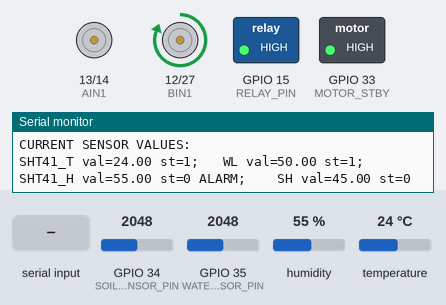
This program was run on a simulated ESP32. Shown: motor-driver pin pairs drawn as motors (green arrow = first pin HIGH = forward, orange = second pin HIGH = backward, longer = more drive, scaled by the enable pin, stopped while the standby pin is LOW), switched loads named in the program (green lamp = pin HIGH), the last lines printed to the serial monitor. The inputs (shaded band) are chosen by the test bench; at power-on: temperature 24 °C, GPIO 34 (SOIL_SENSOR_PIN) = 2048, GPIO 35 (WATER_SENSOR_PIN) = 2048, humidity 55 %.

Above: at 2.2 s.
2.3 s: temperature set to 25.7 °C
At 4.9 s:
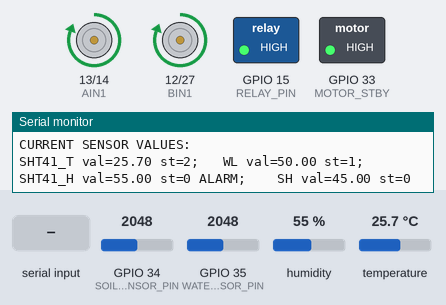
5.6 s: GPIO 34 (SOIL_SENSOR_PIN) set to 1902
At 8.9 s:
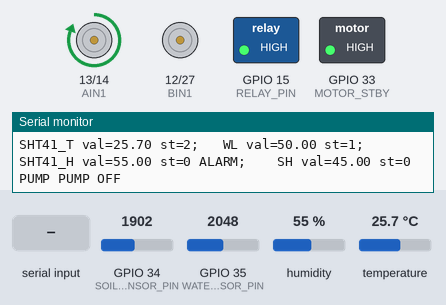
9.6 s: "SET_T_MIN 90\n" received over Serial
At 14.7 s:
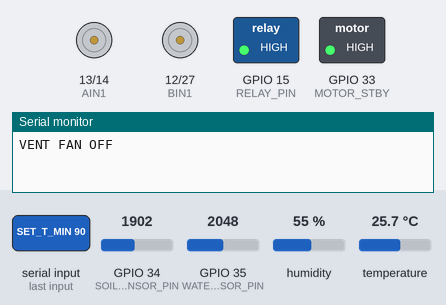
Timing chart, 0 to 16.2 s (numbered marks = the images above; inputs shaded):
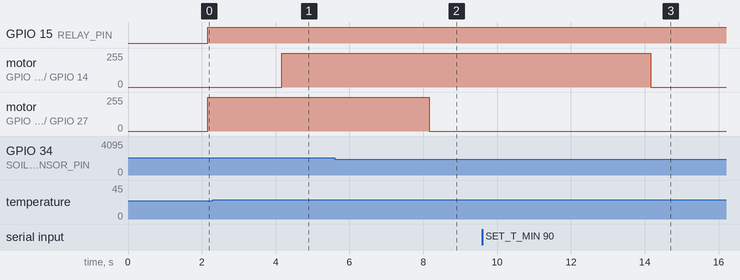

Measured:
- the behaviour switches between 25 and 25.1 °C on temperature (found by bisection; images 0 and 1)
- the behaviour switches between 1941 and 1940 on GPIO 34 (SOIL_SENSOR_PIN) (found by bisection; images 1 and 2)
- after the input at 2.3 s, motor on GPIO 13 (AIN1) / GPIO 14 (AIN2): stopped → forward 255/255 after 1.9 s
- after the input at 5.6 s, motor on GPIO 12 (BIN1) / GPIO 27 (BIN2): forward 255/255 → stopped after 2.6 s
- after the input at 9.6 s, motor on GPIO 13 (AIN1) / GPIO 14 (AIN2): forward 255/255 → stopped after 4.6 s

The program:

main.cpp
```cpp
#include <Arduino.h>
#include "logic.h"
#include "esp_sensors.h"
#include "actuators.h"
#include "serial_control.h"

unsigned long last_sensor_read = 0;
const unsigned long SENSOR_INTERVAL = 2000;

void setup() {
  Serial.begin(115200);
  delay(1000);

  Serial.println("ESP32 GROWBOX STARTED!");

  // Инициализация железа
  init_sensors();
  init_actuators();

  // Связываем датчик температуры и влажности (SHT41 измеряет оба параметра)
  tmp.linked_sensor = &hmt;

  // Применяем начальный режим (день)
  tmp.set_range(day_mode.tmpr);
  hmt.set_range(day_mode.hmtr);
  shmt.set_range(day_mode.shmtr);
  wtl.set_range(day_mode.wtlr);

  Serial.println("GrowBox initialized. Type HELP for commands.");
}

void loop() {
  // 1. Обработка команд из Serial (вынесено в serial_control.cpp)
  handle_serial_command();

  // 2. Периодическое чтение датчиков и управление актуаторами
  if (millis() - last_sensor_read >= SENSOR_INTERVAL) {
    last_sensor_read = millis();

    // Чтение датчиков
    tmp.read_value();
    wtl.read_value();
    shmt.read_value();

    // Проверка алармов
    tmpMsg.controlling(s);
    wtlMsg.controlling(s);
    hmtMsg.controlling(s);

    // Управление актуаторами
    pump.controlling(s);
    vent.controlling(s);

    // Управление лампой по режиму день/ночь
    if (is_day_mode && !lamp.is_working()) {
      lamp.pin_turn_on();
    } else if (!is_day_mode && lamp.is_working()) {
      lamp.pin_turn_off();
    }

    // Периодическая отправка состояния
    msgmanager.controlling(s);

  }
}
```

actuators.cpp
```cpp
#include <Arduino.h>
#include "actuators.h"

// TB6612
#define AIN1 13
#define AIN2 14
#define PWMA 26

#define BIN1 12
#define BIN2 27
#define PWMB 25

#define MOTOR_STBY 33

// MOSFET
#define RELAY_PIN 15

#define POWER_PUMP 255
#define POWER_FAN 255

void init_actuators() {
    pinMode(AIN1, OUTPUT);
    pinMode(AIN2, OUTPUT);
    pinMode(PWMA, OUTPUT);

    pinMode(BIN1, OUTPUT);
    pinMode(BIN2, OUTPUT);
    pinMode(PWMB, OUTPUT);

    pinMode(MOTOR_STBY, OUTPUT);
    pinMode(RELAY_PIN, OUTPUT);

    digitalWrite(MOTOR_STBY, HIGH);

    rule_pump(false);
    rule_fan(false);
    rule_led(false);
}

void rule_pump(bool is_on) {
    digitalWrite(BIN1, is_on ? HIGH : LOW);
    digitalWrite(BIN2, LOW);
    analogWrite(PWMB, is_on ? POWER_PUMP : 0);
}

void rule_fan(bool is_on) {
  digitalWrite(AIN1, is_on ? HIGH : LOW);
  digitalWrite(AIN2, LOW);
  analogWrite(PWMA, is_on ? POWER_FAN : 0);
}


void rule_led(bool is_on) {
    digitalWrite(RELAY_PIN, is_on ? HIGH : LOW);
}
```

actuators.h
```cpp
#ifndef ACTUATORS_H
#define ACTUATORS_H

void init_actuators();

void rule_pump(bool is_on);
void rule_fan(bool is_on);
void rule_led(bool is_on);

#endif
```

esp_sensors.cpp
```cpp
#include <Arduino.h>
#include <Wire.h>
#include <Adafruit_SHT4x.h>

#include "esp_sensors.h"


Adafruit_SHT4x sht4;

void init_sensors() {
    Wire.begin(21, 22);

    if (!sht4.begin()) {
        Serial.println("SHT41 not found!");
    }
}

float read_temperature() {
    sensors_event_t humidity, temperature;
    sht4.getEvent(&humidity, &temperature);

    return temperature.temperature;
}

float read_air_humidity() {
    sensors_event_t humidity, temperature;
    sht4.getEvent(&humidity, &temperature);

    return humidity.relative_humidity;
}

int read_humidity_soil() {

    int raw_value = analogRead(SOIL_SENSOR_PIN);
    int humidity = map(raw_value, SOIL_DRY, SOIL_WET, 0, 100);

    return constrain(humidity, 0, 100);
}

int read_water_level() {

    int raw_value = analogRead(WATER_SENSOR_PIN);
    int level = map(raw_value, WATER_EMPTY, WATER_FULL, 0, 100);

    return constrain(level, 0, 100);
}
```

esp_sensors.h
```cpp
#ifndef ESP_SENSORS_H
#define ESP_SENSORS_H

// Пины датчиков
#define SOIL_SENSOR_PIN 34
#define WATER_SENSOR_PIN 35

// Калибровка влажности почвы
#define SOIL_DRY 3080   // Значение в сухой почве
#define SOIL_WET 800   // Значение в мокрой почве

// Калибровка уровня воды
#define WATER_EMPTY 0  // Значение при пустом резервуаре
#define WATER_FULL 4095  // Значение при полном резервуаре

void init_sensors();

float read_temperature();
float read_air_humidity();
int read_humidity_soil();
int read_water_level();

#endif
```

logic.cpp
```cpp
#include "logic.h"
// Подключаем ваши файлы работы с железом
#include "esp_sensors.h"
#include "actuators.h"

// --- CSensor ---
CSensor::CSensor(String name, int p, Range r) {
  value = 0; logic_value = LOGIC_LOW; pin = p; sensor_name = name; range = r;
}
void CSensor::set_logic_value() {
  if (value < range.min) logic_value = LOGIC_LOW;
  else if (value > range.max) logic_value = LOGIC_HIGH;
  else logic_value = NORM;
}
void CSensor::read_value() {
  read_sensor_value();
  set_logic_value();
  // print_debug("Read " + sensor_to_string());
}
void CSensor::set_value(float v) { value = v; set_logic_value(); }
void CSensor::set_range(Range r) { range = r; set_logic_value(); }

String CSensor::sensor_to_string() {
  return sensor_name + " val=" + String(value, 2) + " st=" + String(logic_value);
}

// --- Реализация чтения датчиков (Связь с esp_sensors.cpp) ---
void CTempSensor::read_sensor_value() {
  float t = read_temperature();
  float h = read_air_humidity();
  set_value(t);
  if (linked_sensor != NULL) linked_sensor->set_value(h);
}
void CSoilHumidity::read_sensor_value() { set_value(read_humidity_soil()); }
void CWaterLevel::read_sensor_value() { set_value(read_water_level()); }

// --- CActuator ---
CActuator::CActuator(String sname, unsigned long pwt, int p) {
  PLAN_WORKTIME = pwt; pin = p; name = sname;
}
bool CActuator::is_working() { return isWorking; }
void CActuator::start(Sensors s) {
  if ((worktime < 2) && (uniq_start(s))) {
    if (!isWorking) { pin_turn_on(); isWorking = true; }
  } else return;
  worktime += PLAN_WORKTIME; sleeptime = 0;
}
void CActuator::stop(Sensors s) {
  if (!is_working()) return;
  if (uniq_stop(s) || (worktime == 0)) {
    pin_turn_off(); worktime = 0; isWorking = false;
  }
}
void CActuator::change_timers() {
  if (worktime > 0) worktime--;
  else if (sleeptime > 0) sleeptime--;
}
void CActuator::controlling(Sensors s) { start(s); stop(s); change_timers(); }

// --- Актуаторы (Связь с actuators.cpp) ---
void CVent::pin_turn_on() { rule_fan(true); print_debug(name + " FAN ON"); }
void CVent::pin_turn_off() { rule_fan(false); print_debug(name + " FAN OFF"); }
bool CVent::uniq_start(Sensors s) { return (s.t->get_lv() == LOGIC_HIGH || s.h_air->get_lv() == LOGIC_HIGH); }

void CPump::pin_turn_on() { rule_pump(true); print_debug(name + " PUMP ON"); }
void CPump::pin_turn_off() { rule_pump(false); print_debug(name + " PUMP OFF"); }
bool CPump::uniq_start(Sensors snrs) {
  return (snrs.h_ground->get_lv() == LOGIC_LOW) && (snrs.water_level->get_lv() != LOGIC_LOW);
}

void CLamp::pin_turn_on() { rule_led(true);
    //print_debug(name + " LED ON");
    }
void CLamp::pin_turn_off() { rule_led(false); print_debug(name + " LED OFF"); }
bool CLamp::uniq_start(Sensors snrs) { return false; } // Логика дня/ночи реализуется в main

// --- Менеджер сообщений ---
CManagerMsg::CManagerMsg(Sensors* s, String name, unsigned long t, int pin) : CActuator(name, t, pin) { sensors = s; }


void CManagerMsg::pin_turn_on() {
  String msg1 = sensors->t->sensor_to_string() + (sensors->t->user_control ? " ALARM;   " : ";   ");
  msg1 += sensors->water_level->sensor_to_string() + (sensors->water_level->user_control ? " ALARM;   " : ";    ");
  msg1 += sensors->h_air->sensor_to_string() + (sensors->h_air->user_control ? " ALARM;    " : ";    ");

  msg1 += sensors->h_ground->sensor_to_string();
  print_debug("CURRENT SENSOR VALUES:");
  print_debug(msg1);
  //print_debug(msg2);
}
bool CManagerMsg::uniq_start(Sensors s) { return (worktime == 0 && !isWorking); }
void CManagerMsg::controlling(Sensors s) {
  if (alarm_msg) { pin_turn_on(); alarm_msg = false; }
  else start(s);
  change_timers(); stop(s);
}

// --- Алармы ---
CAlarmMsg::CAlarmMsg(String name, CSensor* sensor, unsigned long t, CManagerMsg* m) : CActuator(name, t, 0) { s = sensor; manager = m; }
void CAlarmMsg::pin_turn_on() {
  print_debug("ALARM: " + name + " LOGIC_LOW " + s->sensor_to_string());
  manager->alarm_msg = true; s->user_control = true;
}
void CAlarmMsg::pin_turn_off() {
  print_debug("NORM: " + name + " " + s->sensor_to_string());
  manager->alarm_msg = true; s->user_control = false;
}
bool CAlarmMsg::uniq_start(Sensors snrs) { return (this->s->logic_value == LOGIC_LOW); }
bool CAlarmMsg::uniq_stop(Sensors snrs)  { return (this->s->logic_value != LOGIC_LOW); }

// --- Глобальные переменные и инициализация ---
parameters day_mode = {{18, 25}, {80, 100}, {50, 70}, {40, 100}, 5, 3, 4, 8, 0, 0};
parameters night_mode = {{16, 22}, {50, 70}, {50, 70}, {20, 100}, 5, 3, 4, 8, 0, 0};

CTempSensor tmp("SHT41_T", 0, day_mode.tmpr);
CHumiditySensor hmt("SHT41_H", 0, day_mode.hmtr);
CSoilHumidity shmt("SH", 0, day_mode.shmtr);
CWaterLevel wtl("WL", 0, day_mode.wtlr);
Sensors s = {&tmp, &hmt, &shmt, &wtl};

CPump pump("PUMP", 3, 0);
CVent vent("VENT", 5, 0);
CLamp lamp("LAMP", 0, 0);
CManagerMsg msgmanager(&s, "EventMgr", 10, 0);
CAlarmMsg wtlMsg("WLA", &wtl, 3, &msgmanager);
CAlarmMsg tmpMsg("TMPA", &tmp, 3, &msgmanager);
CAlarmMsg hmtMsg("HMA", &hmt, 3, &msgmanager);

void print_debug(String s) {
  Serial.println(s);
}

unsigned long last_tick = 0;
void tick_timers() {
  // Уменьшаем таймеры раз в 1 секунду (1000 мс)
  if (millis() - last_tick >= 1000) {
    last_tick = millis();
    // Здесь можно вызывать change_timers() для всех актуаторов,
    // но в вашей логике это уже делается внутри controlling()
  }
}


//SET_H_MIN 20
```

logic.h
```cpp
#ifndef LOGIC_H
#define LOGIC_H

#include <Arduino.h>

typedef struct {
  float min;
  float max;
} Range;

enum Logic_value { LOGIC_LOW, NORM, LOGIC_HIGH };

class CSensor {
public:
  Range range;
  float value;
  Logic_value logic_value;
  int pin;
  String sensor_name;
  bool user_control = false;

  virtual void read_sensor_value() = 0;
  virtual void set_logic_value();
  Logic_value get_lv() { return logic_value; }
  virtual void read_value();
  void set_value(float v);
  void set_range(Range r);

  CSensor(String name, int p, Range r);
  String sensor_to_string();
};

class CTempSensor : public CSensor {
public:
  using CSensor::CSensor;
  CSensor* linked_sensor;
  void read_sensor_value() override;
};

class CHumiditySensor : public CSensor {
public:
  using CSensor::CSensor;
  void read_sensor_value() override { return; } // Значение берется из CTempSensor
};

class CSoilHumidity : public CSensor {
public:
  using CSensor::CSensor;
  void read_sensor_value() override;
};

class CWaterLevel : public CSensor {
public:
  using CSensor::CSensor;
  void read_sensor_value() override;
};

typedef struct {
  CSensor* t;
  CSensor* h_air;
  CSensor* h_ground;
  CSensor* water_level;
} Sensors;

class CActuator {
public:
  int pin = 0;
  unsigned long worktime = 0;
  unsigned long sleeptime = 0;
  unsigned long PLAN_WORKTIME = 0;
  bool isWorking = false;
  String name;

  CActuator(String name, unsigned long pwt, int p);
  bool is_working();
  virtual void pin_turn_on() = 0;
  virtual void pin_turn_off() = 0;
  virtual void start(Sensors s);
  virtual bool uniq_start(Sensors s) = 0;
  virtual void stop(Sensors s);
  virtual bool uniq_stop(Sensors s) { return false; }
  void change_timers();
  virtual void controlling(Sensors s);
};

class CVent : public CActuator {
public:
  using CActuator::CActuator;
  void pin_turn_on() override;
  void pin_turn_off() override;
  bool uniq_start(Sensors s) override;
};

class CManagerMsg : public CActuator {
public:
  Sensors* sensors;
  bool alarm_msg = false;
  CManagerMsg(Sensors* s, String name, unsigned long t, int pin);
  void pin_turn_on() override;
  void pin_turn_off() override { return; }
  bool uniq_start(Sensors s) override;
  void controlling(Sensors s) override;
};

class CAlarmMsg : public CActuator {
public:
  CSensor* s;
  CManagerMsg* manager;
  CAlarmMsg(String name, CSensor* sensor, unsigned long t, CManagerMsg* m);
  void pin_turn_on() override;
  void pin_turn_off() override;
  bool uniq_start(Sensors s) override;
  bool uniq_stop(Sensors s) override;
};

class CPump : public CActuator {
public:
  using CActuator::CActuator;
  void pin_turn_on() override;
  void pin_turn_off() override;
  bool uniq_start(Sensors snrs) override;
};

class CLamp : public CActuator {
public:
  unsigned long start_time;
  unsigned long end_time;
  using CActuator::CActuator;
  void pin_turn_on() override;
  void pin_turn_off() override;
  bool uniq_start(Sensors snrs) override;
};

struct parameters {
  Range tmpr, hmtr, shmtr, wtlr;
  unsigned long vent_worktime;
  unsigned long pump_worktime;
  unsigned long alarm_msg_repeate_time;
  unsigned long msg_repeate_time;
  unsigned long start_day_mode;
  unsigned long start_night_mode;
};

extern parameters day_mode;
extern parameters night_mode;
extern CTempSensor tmp;
extern CHumiditySensor hmt;
extern CSoilHumidity shmt;
extern CWaterLevel wtl;
extern Sensors s;
extern CPump pump;
extern CVent vent;
extern CLamp lamp;
extern CManagerMsg msgmanager;
extern CAlarmMsg wtlMsg;
extern CAlarmMsg tmpMsg;
extern CAlarmMsg hmtMsg;

void print_debug(String s);
void tick_timers(); // Функция для уменьшения таймеров каждый такт (например, раз в секунду)

#endif
```

serial_control.cpp
```cpp
#include "serial_control.h"
#include "logic.h"

// Флаг режима дня/ночи
bool is_day_mode = true;

// Вспомогательная функция для применения режима к датчикам
static void apply_mode_to_sensors() {
  if (is_day_mode) {
    tmp.set_range(day_mode.tmpr);
    hmt.set_range(day_mode.hmtr);
    shmt.set_range(day_mode.shmtr);
    wtl.set_range(day_mode.wtlr);
  } else {
    tmp.set_range(night_mode.tmpr);
    hmt.set_range(night_mode.hmtr);
    shmt.set_range(night_mode.shmtr);
    wtl.set_range(night_mode.wtlr);
  }
}

// Обработка входящих команд из Serial
void handle_serial_command() {
  if (!Serial.available()) return;

  String cmd = Serial.readStringUntil('\n');
  cmd.trim();

  if (cmd.startsWith("SET_T_MIN ")) {
    day_mode.tmpr.min = cmd.substring(10).toFloat();
    if (is_day_mode) tmp.set_range(day_mode.tmpr);
    Serial.println("OK: T_MIN set to " + String(day_mode.tmpr.min));
  }
  else if (cmd.startsWith("SET_T_MAX ")) {
    day_mode.tmpr.max = cmd.substring(10).toFloat();
    if (is_day_mode) tmp.set_range(day_mode.tmpr);
    Serial.println("OK: T_MAX set to " + String(day_mode.tmpr.max));
  }
  else if (cmd.startsWith("SET_H_MIN ")) {
    day_mode.hmtr.min = cmd.substring(10).toFloat();
    if (is_day_mode) hmt.set_range(day_mode.hmtr);
    Serial.println("OK: H_MIN set to " + String(day_mode.hmtr.min));
  }
  else if (cmd.startsWith("SET_H_MAX ")) {
    day_mode.hmtr.max = cmd.substring(10).toFloat();
    if (is_day_mode) hmt.set_range(day_mode.hmtr);
    Serial.println("OK: H_MAX set to " + String(day_mode.hmtr.max));
  }
  else if (cmd.startsWith("SET_S_MIN ")) {
    day_mode.shmtr.min = cmd.substring(10).toFloat();
    if (is_day_mode) shmt.set_range(day_mode.shmtr);
    Serial.println("OK: S_MIN set to " + String(day_mode.shmtr.min));
  }
  else if (cmd.startsWith("SET_S_MAX ")) {
    day_mode.shmtr.max = cmd.substring(10).toFloat();
    if (is_day_mode) shmt.set_range(day_mode.shmtr);
    Serial.println("OK: S_MAX set to " + String(day_mode.shmtr.max));
  }
  else if (cmd.startsWith("SET_W_MIN ")) {
    day_mode.wtlr.min = cmd.substring(10).toFloat();
    if (is_day_mode) wtl.set_range(day_mode.wtlr);
    Serial.println("OK: W_MIN set to " + String(day_mode.wtlr.min));
  }
  else if (cmd.startsWith("SET_W_MAX ")) {
    day_mode.wtlr.max = cmd.substring(10).toFloat();
    if (is_day_mode) wtl.set_range(day_mode.wtlr);
    Serial.println("OK: W_MAX set to " + String(day_mode.wtlr.max));
  }
  else if (cmd == "MODE DAY") {
    is_day_mode = true;
    apply_mode_to_sensors();
    Serial.println("OK: Switched to DAY mode");
  }
  else if (cmd == "MODE NIGHT") {
    is_day_mode = false;
    apply_mode_to_sensors();
    Serial.println("OK: Switched to NIGHT mode");
  }
  else if (cmd == "STATUS") {
    Serial.println("--- CURRENT STATUS ---");
    Serial.println("Mode: " + String(is_day_mode ? "DAY" : "NIGHT"));
    Serial.println("Temp Range: " + String(tmp.range.min) + " - " + String(tmp.range.max));
    Serial.println("Air Hum Range: " + String(hmt.range.min) + " - " + String(hmt.range.max));
    Serial.println("Soil Hum Range: " + String(shmt.range.min) + " - " + String(shmt.range.max));
    Serial.println("Water Range: " + String(wtl.range.min) + " - " + String(wtl.range.max));
    Serial.println("Fan: " + String(vent.is_working() ? "ON" : "OFF"));
    Serial.println("Pump: " + String(pump.is_working() ? "ON" : "OFF"));
    Serial.println("LED: " + String(lamp.is_working() ? "ON" : "OFF"));
    Serial.println("----------------------");
  }
  else if (cmd == "HELP") {
    Serial.println("Commands:");
    Serial.println("  SET_T_MIN <val>, SET_T_MAX <val>");
    Serial.println("  SET_H_MIN <val>, SET_H_MAX <val>");
    Serial.println("  SET_S_MIN <val>, SET_S_MAX <val>");
    Serial.println("  SET_W_MIN <val>, SET_W_MAX <val>");
    Serial.println("  MODE DAY, MODE NIGHT");
    Serial.println("  STATUS, HELP");
  }
  else {
    Serial.println("ERR: Unknown command. Type HELP");
  }
}
```

serial_control.h
```cpp
#ifndef SERIAL_CONTROL_H
#define SERIAL_CONTROL_H

#include <Arduino.h>

// Объявление функции обработки Serial-команд
void handle_serial_command();

// Флаг текущего режима (день/ночь) — определяется в serial_control.cpp,
// но используется также в main.cpp для управления лампой
extern bool is_day_mode;

#endif
```
